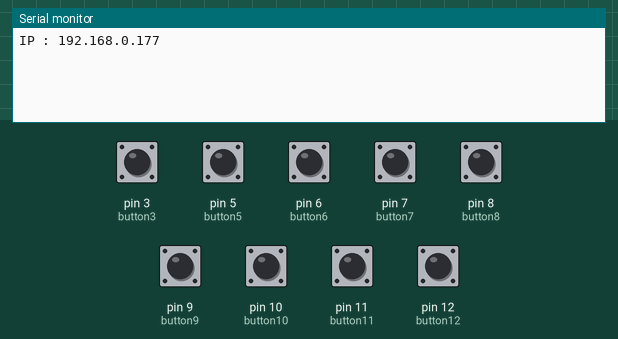
Recording of a sketch running on a simulated Arduino Mega 2560, built with avr-gcc and run on an emulated ATmega2560. On the bench: the last lines printed to the serial monitor. The test bench sets the inputs (shaded band); at power-on: pin 3 (button3), pin 5 (button5), pin 6 (button6), pin 7 (button7), pin 8 (button8), pin 9 (button9), pin 10 (button10), pin 11 (button11), pin 12 (button12) HIGH. WiFi joins after 1.5 s; servers stay silent unless stated.

Above: at 1.2 s.
1.3 s: pin 3 (button3) pulled LOW for 0.15 s
At 2.0 s:
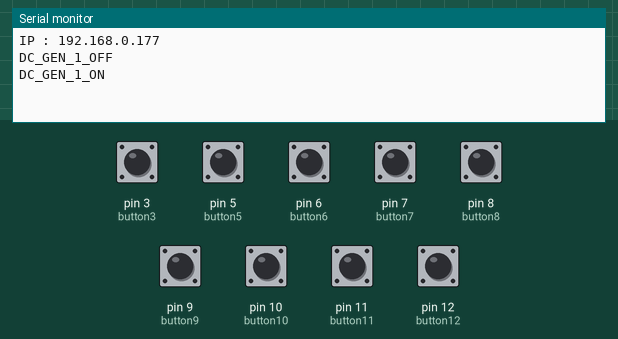
2.9 s: pin 6 (button6) pulled LOW for 0.15 s
At 4.2 s:
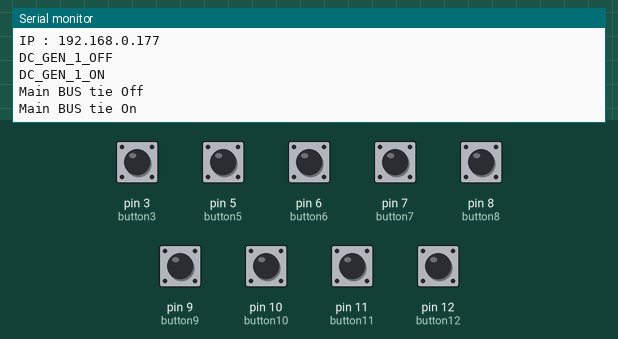
4.5 s: pin 7 (button7) pulled LOW for 0.15 s
At 5.6 s:
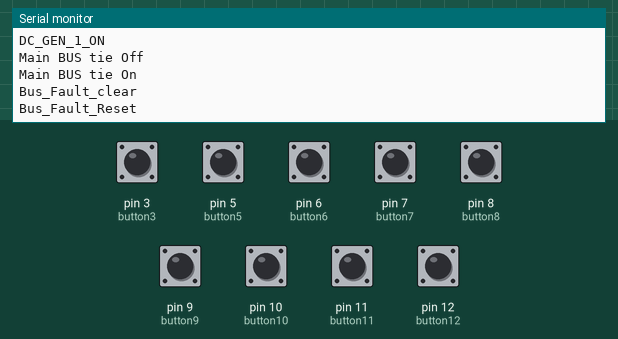
6.1 s: pin 8 (button8) pulled LOW for 0.15 s
At 6.8 s:
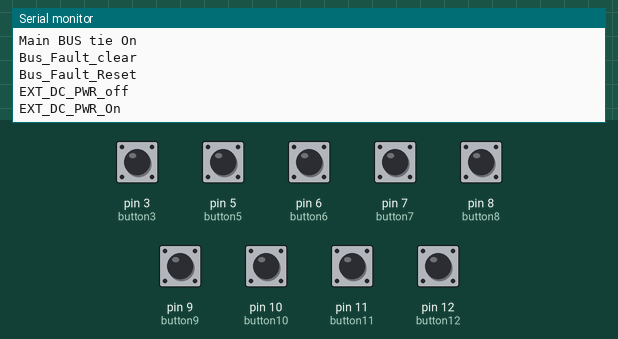
7.7 s: pin 9 (button9) pulled LOW for 0.15 s
At 9.0 s:
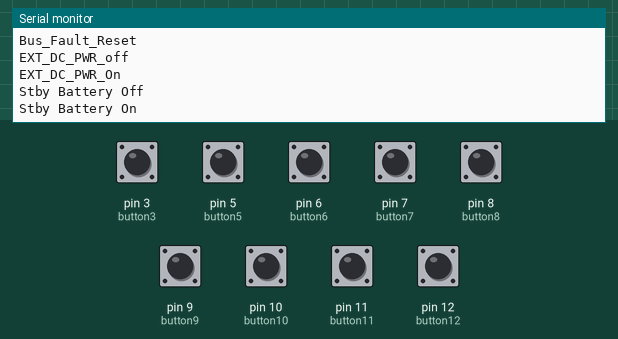
9.3 s: pin 10 (button10) pulled LOW for 0.15 s
At 10.5 s:
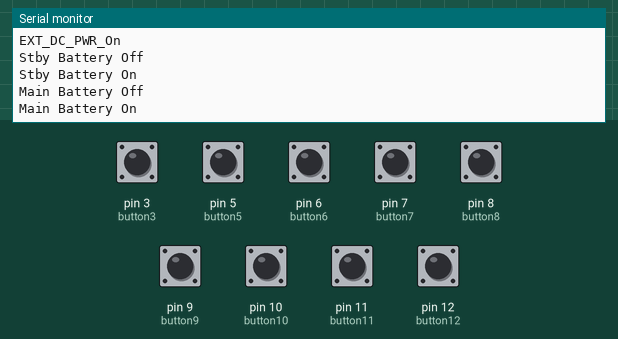

The sketch:

DC_Panel.ino
```cpp
#include <Button.h>
#include <SPI.h>
#include <Ethernet.h>
#include <EthernetUdp.h>
EthernetUDP Udp;
byte mac[] = {0x90, 0xA2, 0xDA, 0x0D, 0x5C, 0x18}; // mac of ethernet shield
IPAddress ip(192, 168, 0, 177); // ip of Ardunio Mega
unsigned int localport = 8888;
IPAddress remoteIP(192, 168, 0, 178); // ip of target computer to send datagram too, Sim PC running P3D with Q400
unsigned int remotePort = 49260; // listening port of tatget computer

byte BattMasterOn[10] = {0x21, 0x52, 0xff, 0xff, 0x03, 0x10, 0x01, 0x00, 0x01}; // Datagram to send when switch is moved to on
byte BattMasterOff[10] = {0x21, 0x52, 0xff, 0xff, 0x03, 0x10, 0x01, 0x00, 0x00}; //Datagram to send when switch is moved to off

byte BattMainOn[10] = {0x21, 0x52, 0xff, 0xff, 0x02, 0x10, 0x01, 0x00, 0x01}; // Datagram to send when switch is moved to on
byte BattMainOff[10] = {0x21, 0x52, 0xff, 0xff, 0x02, 0x10, 0x01, 0x00, 0x00}; //Datagram to send when switch is moved to off

byte BattAuxOn[10] = {0x21, 0x52, 0xff, 0xff, 0x01, 0x10, 0x01, 0x00, 0x01}; // Datagram to send when switch is moved to on
byte BattAuxOff[10] = {0x21, 0x52, 0xff, 0xff, 0x01, 0x10, 0x01, 0x00, 0x00}; //Datagram to send when switch is moved to off

byte BattStbyOn[10] = {0x21, 0x52, 0xff, 0xff, 0x00, 0x10, 0x01, 0x00, 0x01}; // Datagram to send when switch is moved to on
byte BattStbyOff[10] = {0x21, 0x52, 0xff, 0xff, 0x00, 0x10, 0x01, 0x00, 0x00}; //Datagram to send when switch is moved to off

byte EXT_DC_PWR_On[10] = {0x21, 0x52, 0xff, 0xff, 0x08, 0x10, 0x01, 0x00, 0x01}; // Datagram to send when switch is moved to on
byte EXT_DC_PWR_Off[10] = {0x21, 0x52, 0xff, 0xff, 0x08, 0x10, 0x01, 0x00, 0x00}; //Datagram to send when switch is moved to off

byte Bus_Fault_Reset[10] = {0x21, 0x52, 0xff, 0xff, 0x07, 0x10, 0x01, 0x00, 0x01}; // Datagram to send when switch is moved to on
byte Bus_Fault_clear[10] = {0x21, 0x52, 0xff, 0xff, 0x07, 0x10, 0x01, 0x00, 0x00}; // Datagram to send when switch is moved to on

byte MainBustieON[10] = {0x21, 0x52, 0xff, 0xff, 0x06, 0x10, 0x01, 0x00, 0x01}; // Datagram to send when switch is moved to on
byte MainBustieOff[10] = {0x21, 0x52, 0xff, 0xff, 0x06, 0x10, 0x01, 0x00, 0x00}; //Datagram to send when switch is moved to off

byte DC_GEN_1_ON[10] = {0x21, 0x52, 0xff, 0xff, 0x04, 0x10, 0x01, 0x00, 0x01}; // Datagram to send when switch is moved to on
byte DC_GEN_1_OFF[10] = {0x21, 0x52, 0xff, 0xff, 0x04, 0x10, 0x01, 0x00, 0x00}; //Datagram to send when switch is moved to off

byte DC_GEN_2_ON[10] = {0x21, 0x52, 0xff, 0xff, 0x05, 0x10, 0x01, 0x00, 0x01}; // Datagram to send when switch is moved to on
byte DC_GEN_2_OFF[10] = {0x21, 0x52, 0xff, 0xff, 0x05, 0x10, 0x01, 0x00, 0x00}; //Datagram to send when switch is moved to off

byte AC_EXT_PWR_ON[10] = {0x21, 0x52, 0xff, 0xff, 0x09, 0x10, 0x01, 0x00, 0x01}; // Datagram to send when switch is moved to on
byte AC_EXT_PWR_OFF[10] = {0x21, 0x52, 0xff, 0xff, 0x09, 0x10, 0x01, 0x00, 0x00}; //Datagram to send when switch is moved to off

Button button12(12); // Connect your button (toggle switch) between pin and GND
Button button11(11);
Button button10(10);
Button button9(9);
Button button8(8);
Button button7(7);
Button button6(6);
Button button5(5);
//Button button4(4);
Button button3(3);

void setup() {
  button12.begin();
  button11.begin();
  button10.begin();
  button9.begin();
  button8.begin();
  button7.begin();
  button6.begin();
  button5.begin();
  // button4.begin();
  button3.begin();


  Serial.begin(9600);
  Ethernet.begin(mac, ip);
  Serial.print("IP : ");
  Serial.println(Ethernet.localIP());
  Udp.begin(localport);
}


void loop() {
  if (button12.toggled())
  {
    if (button12.read() == Button::PRESSED) {
      Serial.println ("Master Battery On"); // Just to test it
      Udp.beginPacket(remoteIP, remotePort);
      Udp.write(BattMasterOn, 10); // Datagram for on
      Udp.endPacket();
    }
    else {
      Serial.println("Master Battery Off"); // Just to test it
      Udp.beginPacket(remoteIP, remotePort);
      Udp.write (BattMasterOff, 10); // Datagram for off
      Udp.endPacket();
    }
  }
  if (button10.toggled())
  {
    if (button10.read() == Button::PRESSED) {
      Serial.println ("Main Battery On"); // Just to test it
      Udp.beginPacket(remoteIP, remotePort);
      Udp.write(BattMainOn, 10); // Datagram for on
      Udp.endPacket();
    }
    else {
      Serial.println("Main Battery Off"); // Just to test it
      Udp.beginPacket(remoteIP, remotePort);
      Udp.write (BattMainOff, 10); // Datagram for off
      Udp.endPacket();
    }
  }
  if (button11.toggled())
  {
    if (button11.read() == Button::PRESSED) {
      Serial.println ("Aux Battery On"); // Just to test it
      Udp.beginPacket(remoteIP, remotePort);
      Udp.write(BattAuxOn, 10); // Datagram for on
      Udp.endPacket();
    }
    else {
      Serial.println("Aux Battery Off"); // Just to test it
      Udp.beginPacket(remoteIP, remotePort);
      Udp.write (BattAuxOff, 10); // Datagram for off
      Udp.endPacket();
    }
  }
  if (button9.toggled())
  {
    if (button9.read() == Button::PRESSED) {
      Serial.println ("Stby Battery On"); // Just to test it
      Udp.beginPacket(remoteIP, remotePort);
      Udp.write(BattStbyOn, 10); // Datagram for on
      Udp.endPacket();
    }
    else {
      Serial.println("Stby Battery Off"); // Just to test it
      Udp.beginPacket(remoteIP, remotePort);
      Udp.write (BattStbyOff, 10); // Datagram for off
      Udp.endPacket();
    }
  }
  if (button8.toggled())
  {
    if (button8.read() == Button::PRESSED) {
      Serial.println ("EXT_DC_PWR_On"); // Just to test it
      Udp.beginPacket(remoteIP, remotePort);
      Udp.write(EXT_DC_PWR_On, 10); // Datagram for on
      Udp.endPacket();
    }
    else {
      Serial.println("EXT_DC_PWR_off"); // Just to test it
      Udp.beginPacket(remoteIP, remotePort);
      Udp.write (EXT_DC_PWR_Off, 10); // Datagram for off
      Udp.endPacket();
    }
  }
  if (button7.toggled())
  {
    if (button7.read() == Button::PRESSED) {
      Serial.println ("Bus_Fault_Reset"); // Just to test it
      Udp.beginPacket(remoteIP, remotePort);
      Udp.write(Bus_Fault_Reset, 10); // Datagram for on
      Udp.endPacket();
    }
    else {
      Serial.println("Bus_Fault_clear"); // Just to test it
      Udp.beginPacket(remoteIP, remotePort);
      Udp.write (Bus_Fault_clear, 10); // Datagram for off
      Udp.endPacket();
    }
  }
  if (button6.toggled())
  {
    if (button6.read() == Button::PRESSED) {
      Serial.println ("Main BUS tie On"); // Just to test it
      Udp.beginPacket(remoteIP, remotePort);
      Udp.write(MainBustieON, 10); // Datagram for on
      Udp.endPacket();
    }
    else {
      Serial.println("Main BUS tie Off"); // Just to test it
      Udp.beginPacket(remoteIP, remotePort);
      Udp.write (MainBustieOff, 10); // Datagram for off
      Udp.endPacket();
    }
  }
  if (button5.toggled())
  {
    if (button5.read() == Button::PRESSED) {
      Serial.println ("DC_GEN_2_ON"); // Just to test it
      Udp.beginPacket(remoteIP, remotePort);
      Udp.write(DC_GEN_2_ON, 10); // Datagram for on
      Udp.endPacket();
    }
    else {
      Serial.println("DC_GEN_2_OFF"); // Just to test it
      Udp.beginPacket(remoteIP, remotePort);
      Udp.write (DC_GEN_2_OFF, 10); // Datagram for off
      Udp.endPacket();
    }
  }
  if (button3.toggled())
  {
    if (button3.read() == Button::PRESSED) {
      Serial.println ("DC_GEN_1_ON"); // Just to test it
      Udp.beginPacket(remoteIP, remotePort);
      Udp.write(DC_GEN_1_ON, 10); // Datagram for on
      Udp.endPacket();
    }
    else {
      Serial.println("DC_GEN_1_OFF"); // Just to test it
      Udp.beginPacket(remoteIP, remotePort);
      Udp.write (DC_GEN_1_OFF, 10); // Datagram for off
      Udp.endPacket();
    }
  }
}
```

Measured:
- after the input at 1.3 s, the serial monitor: prints a new line at once (image 1)
- after the input at 2.9 s, the serial monitor: prints a new line at once (image 2)
- after the input at 4.5 s, the serial monitor: prints a new line at once (image 3)
- after the input at 6.1 s, the serial monitor: prints a new line at once (image 4)
- after the input at 7.7 s, the serial monitor: prints a new line at once (image 5)
- after the input at 9.3 s, the serial monitor: prints a new line at once (image 6)
